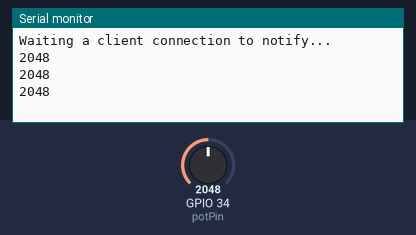
A sketch run on a simulated ESP32. Parts: the last lines printed to the serial monitor. The test bench sets the inputs (shaded band); at power-on: GPIO 34 (potPin) = 2048. Nothing arrives over Bluetooth unless stated; a phone connects over Bluetooth LE 3 s after start.

Above: at 4.3 s.
4.4 s: GPIO 34 (potPin) set to 2866
At 4.9 s:
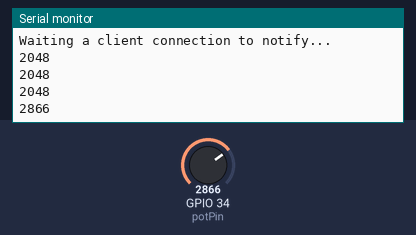
5.9 s: GPIO 34 (potPin) set to 3603
At 6.4 s:
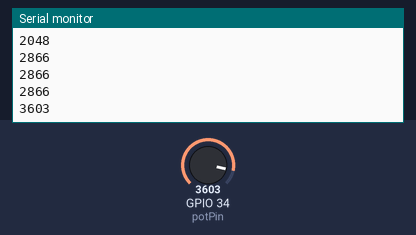
Timing chart, 0 to 8.9 s (numbered marks = the images above; inputs shaded):
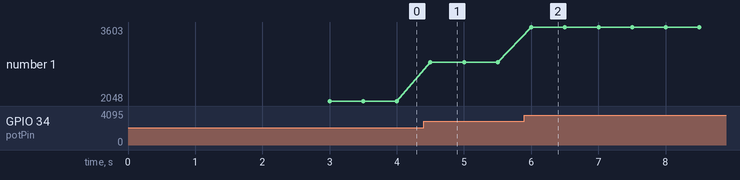

The sketch:

BLE_Potenciometer.ino
```cpp
/*
    Video: https://www.youtube.com/watch?v=oCMOYS71NIU
    Based on Neil Kolban example for IDF: https://github.com/nkolban/esp32-snippets/blob/master/cpp_utils/tests/BLE%20Tests/SampleNotify.cpp
    Ported to Arduino ESP32 by Evandro Copercini
    updated by chegewara

   Create a BLE server that, once we receive a connection, will send periodic notifications.
   The service advertises itself as: 4fafc201-1fb5-459e-8fcc-c5c9c331914b
   And has a characteristic of: beb5483e-36e1-4688-b7f5-ea07361b26a8

   The design of creating the BLE server is:
   1. Create a BLE Server
   2. Create a BLE Service
   3. Create a BLE Characteristic on the Service
   4. Create a BLE Descriptor on the characteristic
   5. Start the service.
   6. Start advertising.

   A connect handler associated with the server starts a background task that performs notification
   every couple of seconds.
*/

/*
Para o código com o potenciômetro, a entrada 34 da ESP está recebendo
um valor entre 0 e 3V3. Esse valor de tensão é representado por um valor
que vai de 0 até 4095. Para limitar o que vai ser enviado para o python,
vou dividir o valor a ser enviado por 100.
*/

#include <BLE2902.h>
#include <BLEDevice.h>
#include <BLEServer.h>
#include <BLEUtils.h>
//#include <BLE2901.h>

BLEServer *pServer = NULL;
BLECharacteristic *pCharacteristic = NULL;
//BLE2901 *descriptor_2901 = NULL;

bool deviceConnected = false;
bool oldDeviceConnected = false;
//este é o valor que será enviado pela ESP
int value = 0;
// Potentiometer is connected to GPIO 34 (Analog ADC1_CH6)
const int potPin = 34;

// See the following for generating UUIDs:
// https://www.uuidgenerator.net/

#define SERVICE_UUID        "4fafc201-1fb5-459e-8fcc-c5c9c331914b"
#define CHARACTERISTIC_UUID "beb5483e-36e1-4688-b7f5-ea07361b26a8"

class MyServerCallbacks : public BLEServerCallbacks {
  void onConnect(BLEServer *pServer) {
    deviceConnected = true;
  };

  void onDisconnect(BLEServer *pServer) {
    deviceConnected = false;
  }
};

void setup() {
  Serial.begin(115200);

  // Create the BLE Device
  BLEDevice::init("ESP32BLE");

  // Create the BLE Server
  pServer = BLEDevice::createServer();
  pServer->setCallbacks(new MyServerCallbacks());

  // Create the BLE Service
  BLEService *pService = pServer->createService(SERVICE_UUID);

  // Create a BLE Characteristic
  pCharacteristic = pService->createCharacteristic(
    CHARACTERISTIC_UUID,
    BLECharacteristic::PROPERTY_READ   |
    BLECharacteristic::PROPERTY_WRITE  |
    BLECharacteristic::PROPERTY_NOTIFY |
    BLECharacteristic::PROPERTY_INDICATE
  );

  // Creates BLE Descriptor 0x2902: Client Characteristic Configuration Descriptor (CCCD)
  pCharacteristic->addDescriptor(new BLE2902());

  // Adds also the Characteristic User Description - 0x2901 descriptor

///  descriptor_2901 = new BLE2901();
///  descriptor_2901->setDescription("My own description for this characteristic.");
///  descriptor_2901->setAccessPermissions(ESP_GATT_PERM_READ);  // enforce read only - default is Read|Write
///  pCharacteristic->addDescriptor(descriptor_2901);

  // Start the service
  pService->start();

  // Start advertising
  BLEAdvertising *pAdvertising = BLEDevice::getAdvertising();
  pAdvertising->addServiceUUID(SERVICE_UUID);
  pAdvertising->setScanResponse(false);
  pAdvertising->setMinPreferred(0x0);  // set value to 0x00 to not advertise this parameter
  BLEDevice::startAdvertising();
  Serial.println("Waiting a client connection to notify...");
}

void loop() {
  // notify changed value
  if (deviceConnected) {
    value = analogRead(potPin);
    value = value;
    Serial.println(value);
    pCharacteristic->setValue(value);
    pCharacteristic->notify();
    //value++;
    delay(500);
  }
  // disconnecting
  if (!deviceConnected && oldDeviceConnected) {
    delay(500);                   // give the bluetooth stack the chance to get things ready
    pServer->startAdvertising();  // restart advertising
    Serial.println("start advertising");
    oldDeviceConnected = deviceConnected;
  }
  // connecting
  if (deviceConnected && !oldDeviceConnected) {
    // do stuff here on connecting
    oldDeviceConnected = deviceConnected;
  }
}
```

Measured:
- after the input at 4.4 s, the serial monitor: prints a new line after 0.10 s (image 1)
- after the input at 5.9 s, the serial monitor: prints a new line after 0.10 s (image 2)
- plotted number 1: 2048 → 2866 after the input at 4.4 s, 2866 → 3603 after the input at 5.9 s
